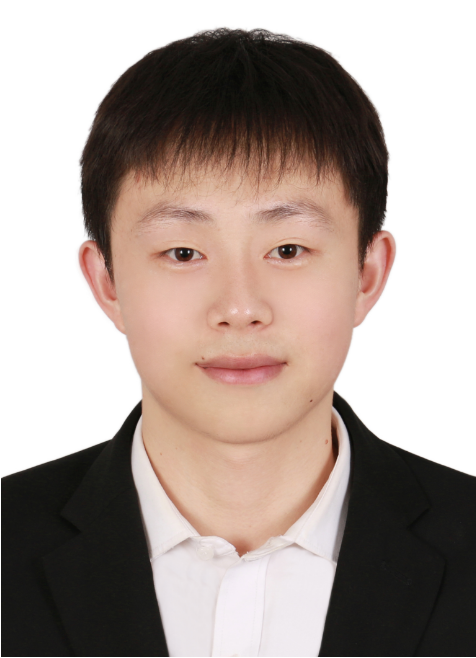
#> input picture jw.png, 476 x 658 px, given in place of the camera
$ python get_myface_cv.py
#> lines starting #> are read from the running program, lines starting #| are printed output that depends on the picture
import cv2
import os
import sys
import random

out_dir = './my_faces_cv'
if not os.path.exists(out_dir):
    os.makedirs(out_dir)


# 改变亮度与对比度


# 获取分类器
haar = cv2.CascadeClassifier('haarcascade_frontalface_default.xml')

# 打开摄像头 参数为输入流，可以为摄像头或视频文件
camera = cv2.VideoCapture(0)

n = 1
while 1:
    if (n <= 10000):
        print('It`s processing %s image.' % n)
        # 读帧
        success, img = camera.read()
#> img is the input picture: shape (658, 476, 3); mean B, G, R 151.5, 157.8, 171.3

        gray_img = cv2.cvtColor(img, cv2.COLOR_BGR2GRAY)
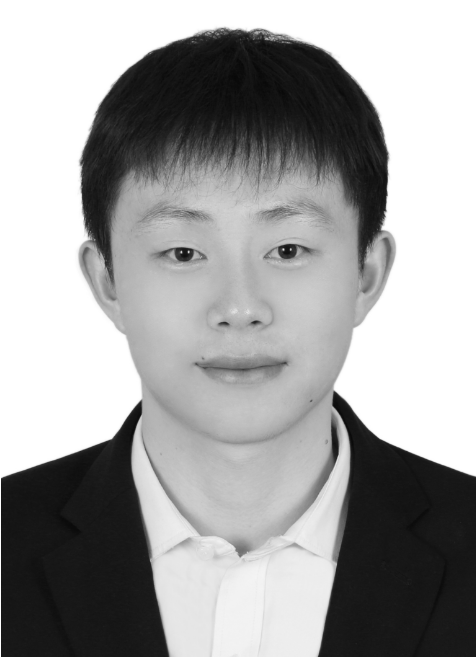
#> gray_img: shape (658, 476); min 7, max 255, mean 161.1
        faces = haar.detectMultiScale(gray_img, 1.3, 5)
#> faces = [[81, 132, 312, 312]]
        for f_x, f_y, f_w, f_h in faces:
            face = img[f_y:f_y + f_h, f_x:f_x + f_w]
            face = cv2.resize(face, (64, 64))
            '''
            if n % 3 == 1:
                face = relight(face, 1, 50)
            elif n % 3 == 2:
                face = relight(face, 0.5, 0)
            '''
            #face = relight(face, random.uniform(0.5, 1.5), random.randint(-50, 50))
            cv2.imshow('img', face)
            cv2.imwrite(out_dir + '/' + str(n) + '.jpg', face)
            n += 1
#> this loop made 1 pass
#> (f_x, f_y, f_w, f_h, n) on pass 1: (81, 132, 312, 312, 2)
#> pass 1, `face = img[f_y:f_y + f_h, f_x:f_x + f_w]`:
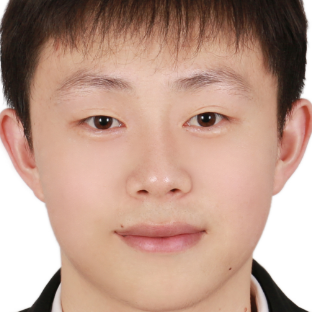
#> face: shape (312, 312, 3); mean B, G, R 138.4, 153.9, 187.9
#> pass 1, `face = cv2.resize(face, (64, 64))`:
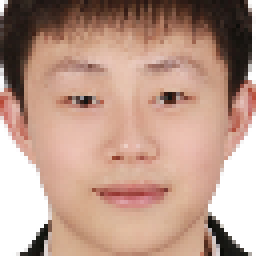
#> face: shape (64, 64, 3) (shown 4 times larger); mean B, G, R 138.1, 153.5, 187.6
#> after the loop, n = 2
        key = cv2.waitKey(30) & 0xff
#> (key Esc is pressed here)
        if key == 27:
            break
    else:
        break
